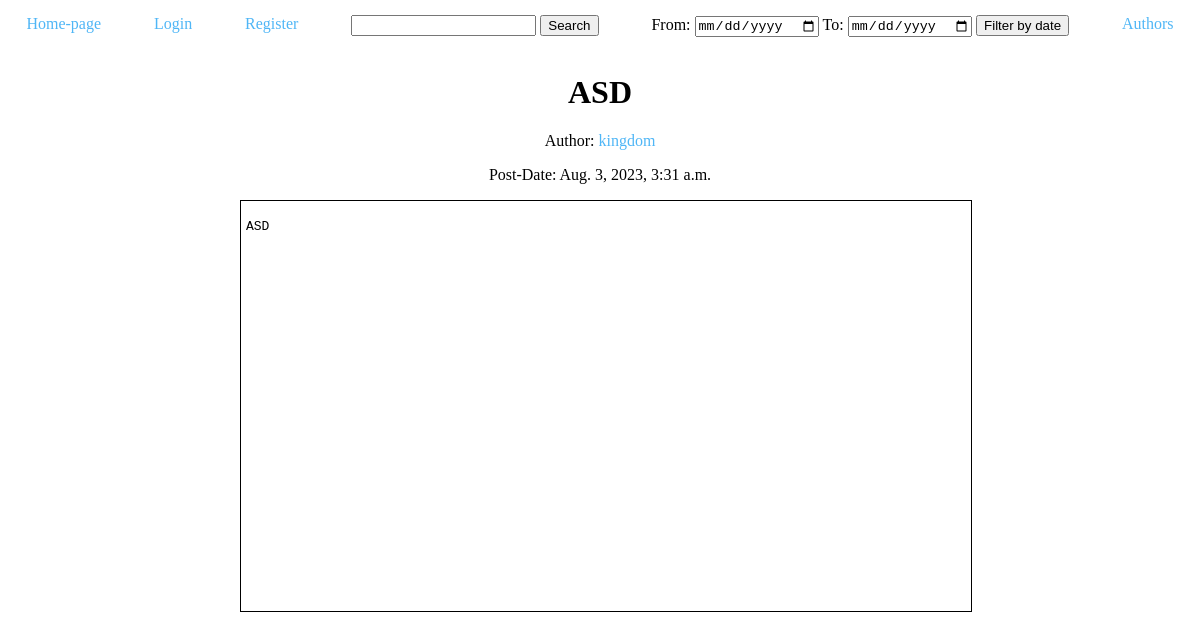
The page /blogs/post/115/ on the database its author committed.
### blogs/models.py (models this page shows, shortened)
class Post(models.Model):
    title = models.CharField(max_length=200)
    content = models.TextField()
    date_created = models.DateTimeField(auto_now_add=True)
    author = models.ForeignKey(Author, on_delete=models.CASCADE)
    class Meta:
        ordering = ['-date_created']

class Author(models.Model):
    user = models.OneToOneField(User, on_delete=models.CASCADE, null=True, related_name='author')

### blogs/views.py (the view)
# urls.py: path('post/<int:pk>/', views.post_detail, name='post_detail'),
def post_detail(request, pk):
    post = get_object_or_404(Post, pk=pk)
    return render(request, 'blogs/post_detail.html', {'post': post})

### blogs/templates/blogs/post_detail.html (shortened to what this page needs)
{% extends 'blogs/base.html' %}
{% block content %}
<div style="width: 60%; margin: 10px auto;">
    <h1 style="text-align: center;">{{ post.title }}</h1>
    <p style="text-align: center;">Author: <a href="{% url 'author_posts' username=post.author.user.username %}">{{ post.author.user.username }}</a></p>
    <p style="text-align: center;">Post-Date: {{ post.date_created }}</p>
    <div style="width: 100%; height: 400px; margin: 10px auto; border: 1px solid; overflow-y: auto; padding: 5px; word-wrap: break-word;">
        <pre>{{ post.content | safe}}</pre>
    </div>
</div>
{% endblock content %}

### blogs/templates/blogs/base.html (style rules this page uses)
a { text-decoration: none; color: rgb(79, 182, 246); }
body { margin: 0; }

### rows shown on the page
Post: title "ASD", author.user.username "kingdom", date_created "Aug. 3, 2023, 3:31 a.m.", content "ASD"
